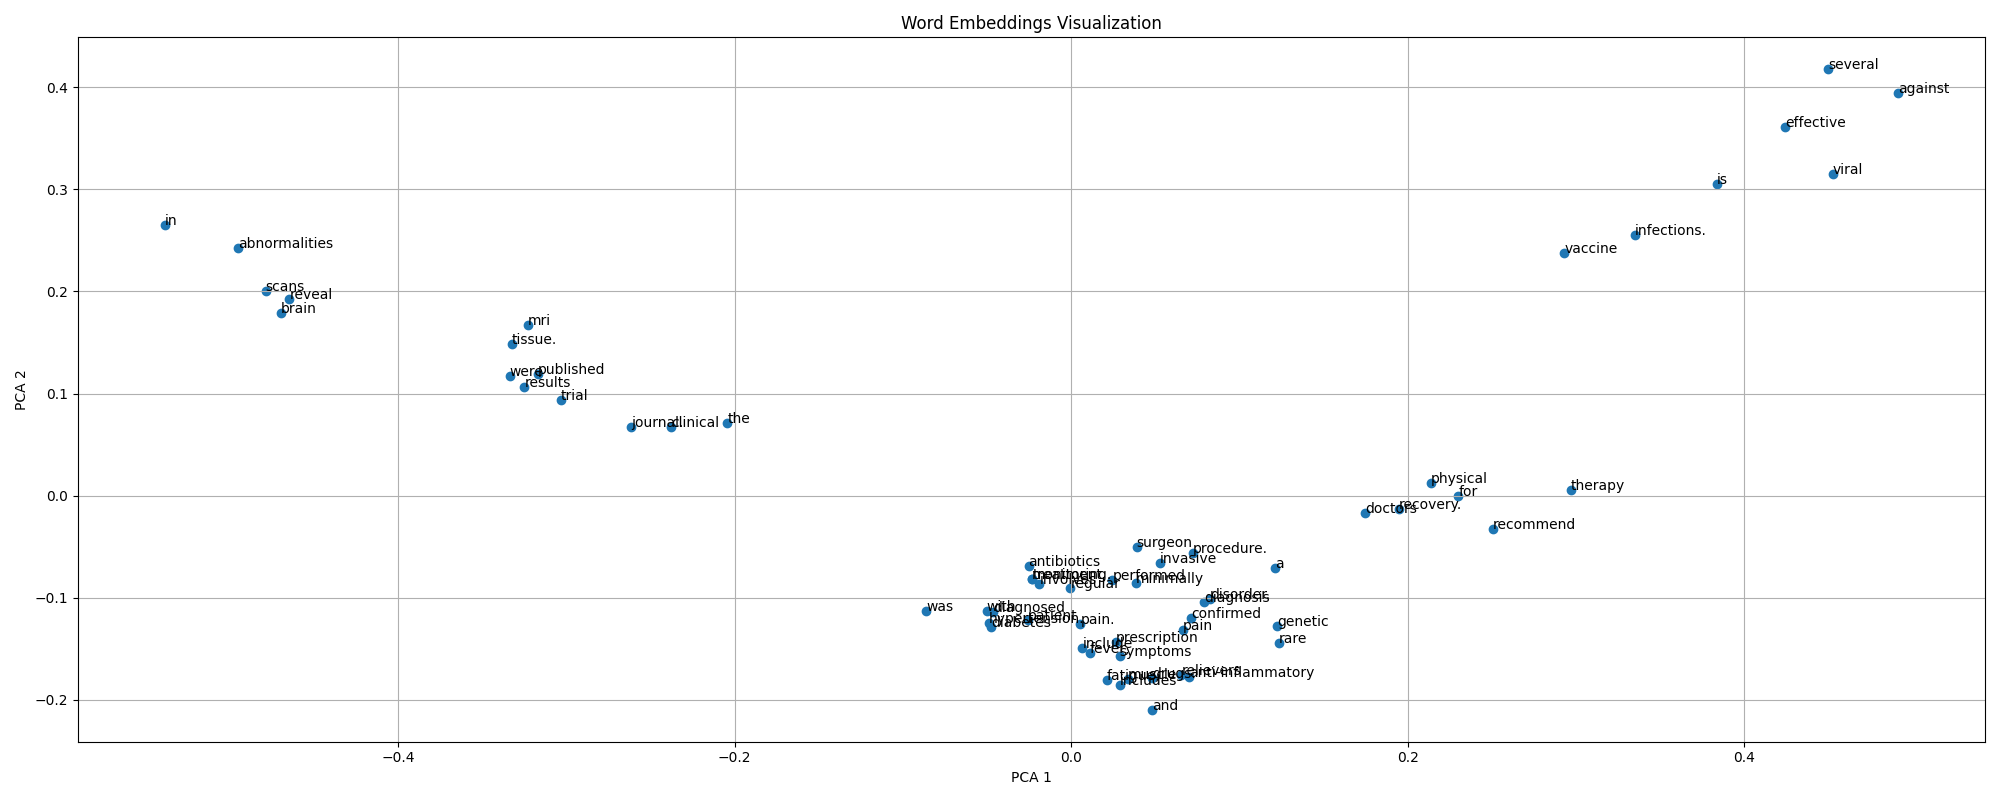

Reproduce this figure in Python.
from gensim.models import Word2Vec
from sklearn.decomposition import PCA
import matplotlib.pyplot as plt

medical_corpus = [
    "The patient was diagnosed with diabetes and hypertension.",
    "MRI scans reveal abnormalities in the brain tissue.",
    "The treatment involves antibiotics and regular monitoring.",
    "Symptoms include fever, fatigue, and muscle pain.",
    "The vaccine is effective against several viral infections.",
    "Doctors recommend physical therapy for recovery.",
    "The clinical trial results were published in the journal.",
    "The surgeon performed a minimally invasive procedure.",
    "The prescription includes pain relievers and anti-inflammatory drugs.",
    "The diagnosis confirmed a rare genetic disorder."
]

tokenized_corpus = [sentence.lower().split() for sentence in medical_corpus]

word2vec_model = Word2Vec(
    sentences=tokenized_corpus,
    vector_size=50,
    window=2,
    min_count=1,
    epochs=1000
)

query_word = input("Enter a word: ").lower()

if query_word in word2vec_model.wv:
    similar_words = word2vec_model.wv.most_similar(query_word, topn=5)
    print(f"\nTop 5 words similar to '{query_word}':")
    for rank, (word, similarity_score) in enumerate(similar_words, 1):
        print(f"  {rank}. {word}: {similarity_score}")
else:
    print(f"'{query_word}' was not found in the vocabulary.")

vocabulary = list(word2vec_model.wv.index_to_key)
word_vectors = word2vec_model.wv[vocabulary]

pca = PCA(n_components=2)
reduced_embeddings = pca.fit_transform(word_vectors)

plt.figure(figsize=(20, 8))
plt.scatter(reduced_embeddings[:, 0], reduced_embeddings[:, 1])
for i, word in enumerate(vocabulary):
    plt.annotate(word, xy=(reduced_embeddings[i, 0], reduced_embeddings[i, 1]))
plt.title("Word Embeddings Visualization")
plt.xlabel("PCA 1")
plt.ylabel("PCA 2")
plt.grid(True)
plt.tight_layout()
plt.show()
